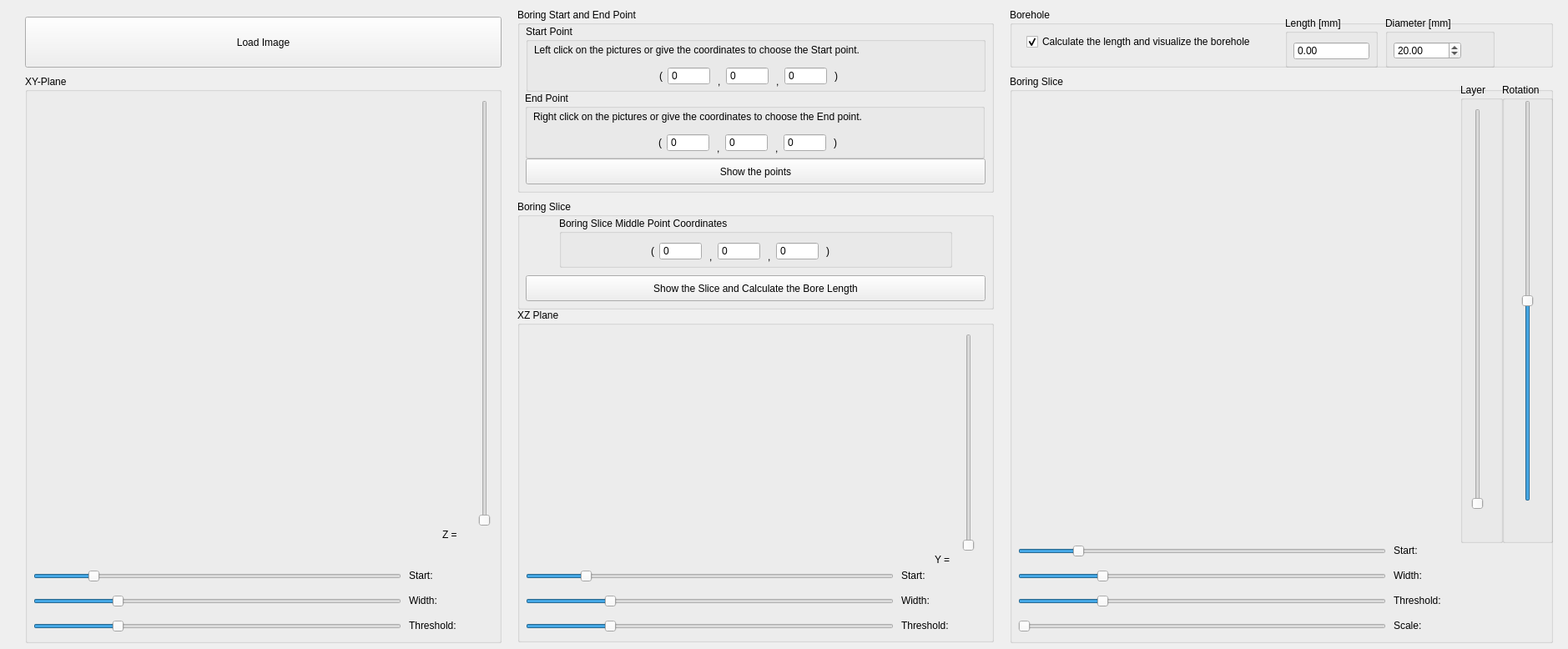
<?xml version="1.0" encoding="UTF-8"?>
<ui version="4.0">
 <class>ImageLoader</class>
 <widget class="QWidget" name="ImageLoader">
  <property name="geometry">
   <rect>
    <x>0</x>
    <y>0</y>
    <width>1879</width>
    <height>778</height>
   </rect>
  </property>
  <property name="sizePolicy">
   <sizepolicy hsizetype="Expanding" vsizetype="Expanding">
    <horstretch>0</horstretch>
    <verstretch>0</verstretch>
   </sizepolicy>
  </property>
  <property name="windowTitle">
   <string>Form</string>
  </property>
  <widget class="QPushButton" name="pushButton_load">
   <property name="geometry">
    <rect>
     <x>30</x>
     <y>20</y>
     <width>571</width>
     <height>61</height>
    </rect>
   </property>
   <property name="text">
    <string>Load Image</string>
   </property>
  </widget>
  <widget class="QLabel" name="label_xy_image">
   <property name="geometry">
    <rect>
     <x>40</x>
     <y>120</y>
     <width>512</width>
     <height>512</height>
    </rect>
   </property>
   <property name="text">
    <string/>
   </property>
  </widget>
  <widget class="QLabel" name="label_xz_image">
   <property name="geometry">
    <rect>
     <x>630</x>
     <y>400</y>
     <width>512</width>
     <height>256</height>
    </rect>
   </property>
   <property name="text">
    <string/>
   </property>
  </widget>
  <widget class="QLabel" name="label_slice_image">
   <property name="geometry">
    <rect>
     <x>1230</x>
     <y>120</y>
     <width>512</width>
     <height>512</height>
    </rect>
   </property>
   <property name="text">
    <string/>
   </property>
  </widget>
  <widget class="QGroupBox" name="groupBox">
   <property name="geometry">
    <rect>
     <x>30</x>
     <y>90</y>
     <width>571</width>
     <height>681</height>
    </rect>
   </property>
   <property name="title">
    <string>XY-Plane</string>
   </property>
   <widget class="QSlider" name="slider_xy_start">
    <property name="geometry">
     <rect>
      <x>10</x>
      <y>590</y>
      <width>441</width>
      <height>22</height>
     </rect>
    </property>
    <property name="minimum">
     <number>-1024</number>
    </property>
    <property name="maximum">
     <number>3071</number>
    </property>
    <property name="singleStep">
     <number>1</number>
    </property>
    <property name="value">
     <number>-400</number>
    </property>
    <property name="orientation">
     <enum>Qt::Horizontal</enum>
    </property>
   </widget>
   <widget class="QSlider" name="slider_xy_width">
    <property name="geometry">
     <rect>
      <x>10</x>
      <y>620</y>
      <width>441</width>
      <height>21</height>
     </rect>
    </property>
    <property name="minimum">
     <number>1</number>
    </property>
    <property name="maximum">
     <number>4095</number>
    </property>
    <property name="value">
     <number>900</number>
    </property>
    <property name="orientation">
     <enum>Qt::Horizontal</enum>
    </property>
   </widget>
   <widget class="QSlider" name="slider_xy_threshold">
    <property name="geometry">
     <rect>
      <x>10</x>
      <y>650</y>
      <width>441</width>
      <height>21</height>
     </rect>
    </property>
    <property name="minimum">
     <number>1</number>
    </property>
    <property name="maximum">
     <number>4095</number>
    </property>
    <property name="value">
     <number>900</number>
    </property>
    <property name="orientation">
     <enum>Qt::Horizontal</enum>
    </property>
   </widget>
   <widget class="QLabel" name="label_xy_threshold">
    <property name="geometry">
     <rect>
      <x>460</x>
      <y>650</y>
      <width>111</width>
      <height>20</height>
     </rect>
    </property>
    <property name="text">
     <string>Threshold:</string>
    </property>
   </widget>
   <widget class="QLabel" name="label_xy_width">
    <property name="geometry">
     <rect>
      <x>460</x>
      <y>620</y>
      <width>111</width>
      <height>20</height>
     </rect>
    </property>
    <property name="text">
     <string>Width:</string>
    </property>
   </widget>
   <widget class="QLabel" name="label_xy_start">
    <property name="geometry">
     <rect>
      <x>460</x>
      <y>590</y>
      <width>111</width>
      <height>20</height>
     </rect>
    </property>
    <property name="text">
     <string>Start:</string>
    </property>
   </widget>
   <widget class="QLabel" name="label_xy_currentLayer">
    <property name="geometry">
     <rect>
      <x>500</x>
      <y>540</y>
      <width>71</width>
      <height>21</height>
     </rect>
    </property>
    <property name="text">
     <string>Z =</string>
    </property>
   </widget>
   <widget class="QSlider" name="slider_xy_currentLayer">
    <property name="geometry">
     <rect>
      <x>540</x>
      <y>30</y>
      <width>22</width>
      <height>511</height>
     </rect>
    </property>
    <property name="maximum">
     <number>255</number>
    </property>
    <property name="orientation">
     <enum>Qt::Vertical</enum>
    </property>
   </widget>
  </widget>
  <widget class="QGroupBox" name="groupBox_2">
   <property name="geometry">
    <rect>
     <x>620</x>
     <y>370</y>
     <width>571</width>
     <height>400</height>
    </rect>
   </property>
   <property name="title">
    <string>XZ Plane</string>
   </property>
   <widget class="QSlider" name="slider_xz_currentLayer">
    <property name="geometry">
     <rect>
      <x>530</x>
      <y>30</y>
      <width>22</width>
      <height>261</height>
     </rect>
    </property>
    <property name="maximum">
     <number>511</number>
    </property>
    <property name="orientation">
     <enum>Qt::Vertical</enum>
    </property>
   </widget>
   <widget class="QLabel" name="label_xz_currentLayer">
    <property name="geometry">
     <rect>
      <x>500</x>
      <y>290</y>
      <width>71</width>
      <height>21</height>
     </rect>
    </property>
    <property name="text">
     <string>Y =</string>
    </property>
   </widget>
   <widget class="QLabel" name="label_xz_start">
    <property name="geometry">
     <rect>
      <x>460</x>
      <y>310</y>
      <width>111</width>
      <height>20</height>
     </rect>
    </property>
    <property name="text">
     <string>Start:</string>
    </property>
   </widget>
   <widget class="QLabel" name="label_xz_width">
    <property name="geometry">
     <rect>
      <x>460</x>
      <y>340</y>
      <width>111</width>
      <height>20</height>
     </rect>
    </property>
    <property name="text">
     <string>Width:</string>
    </property>
   </widget>
   <widget class="QLabel" name="label_xz_threshold">
    <property name="geometry">
     <rect>
      <x>460</x>
      <y>370</y>
      <width>111</width>
      <height>20</height>
     </rect>
    </property>
    <property name="text">
     <string>Threshold:</string>
    </property>
   </widget>
   <widget class="QSlider" name="slider_xz_threshold">
    <property name="geometry">
     <rect>
      <x>10</x>
      <y>370</y>
      <width>441</width>
      <height>21</height>
     </rect>
    </property>
    <property name="minimum">
     <number>1</number>
    </property>
    <property name="maximum">
     <number>4095</number>
    </property>
    <property name="value">
     <number>900</number>
    </property>
    <property name="orientation">
     <enum>Qt::Horizontal</enum>
    </property>
   </widget>
   <widget class="QSlider" name="slider_xz_start">
    <property name="geometry">
     <rect>
      <x>10</x>
      <y>310</y>
      <width>441</width>
      <height>22</height>
     </rect>
    </property>
    <property name="minimum">
     <number>-1024</number>
    </property>
    <property name="maximum">
     <number>3071</number>
    </property>
    <property name="singleStep">
     <number>1</number>
    </property>
    <property name="value">
     <number>-400</number>
    </property>
    <property name="orientation">
     <enum>Qt::Horizontal</enum>
    </property>
   </widget>
   <widget class="QSlider" name="slider_xz_width">
    <property name="geometry">
     <rect>
      <x>10</x>
      <y>340</y>
      <width>441</width>
      <height>21</height>
     </rect>
    </property>
    <property name="minimum">
     <number>1</number>
    </property>
    <property name="maximum">
     <number>4095</number>
    </property>
    <property name="value">
     <number>900</number>
    </property>
    <property name="orientation">
     <enum>Qt::Horizontal</enum>
    </property>
   </widget>
  </widget>
  <widget class="QGroupBox" name="groupBox_3">
   <property name="geometry">
    <rect>
     <x>1210</x>
     <y>90</y>
     <width>651</width>
     <height>681</height>
    </rect>
   </property>
   <property name="title">
    <string>Boring Slice</string>
   </property>
   <widget class="QSlider" name="slider_slice_threshold">
    <property name="geometry">
     <rect>
      <x>10</x>
      <y>620</y>
      <width>441</width>
      <height>21</height>
     </rect>
    </property>
    <property name="minimum">
     <number>1</number>
    </property>
    <property name="maximum">
     <number>4095</number>
    </property>
    <property name="value">
     <number>900</number>
    </property>
    <property name="orientation">
     <enum>Qt::Horizontal</enum>
    </property>
   </widget>
   <widget class="QLabel" name="label_slice_width">
    <property name="geometry">
     <rect>
      <x>460</x>
      <y>590</y>
      <width>111</width>
      <height>20</height>
     </rect>
    </property>
    <property name="text">
     <string>Width:</string>
    </property>
   </widget>
   <widget class="QSlider" name="slider_slice_start">
    <property name="geometry">
     <rect>
      <x>10</x>
      <y>560</y>
      <width>441</width>
      <height>22</height>
     </rect>
    </property>
    <property name="minimum">
     <number>-1024</number>
    </property>
    <property name="maximum">
     <number>3071</number>
    </property>
    <property name="singleStep">
     <number>1</number>
    </property>
    <property name="value">
     <number>-400</number>
    </property>
    <property name="orientation">
     <enum>Qt::Horizontal</enum>
    </property>
   </widget>
   <widget class="QSlider" name="slider_slice_width">
    <property name="geometry">
     <rect>
      <x>10</x>
      <y>590</y>
      <width>441</width>
      <height>21</height>
     </rect>
    </property>
    <property name="minimum">
     <number>1</number>
    </property>
    <property name="maximum">
     <number>4095</number>
    </property>
    <property name="value">
     <number>900</number>
    </property>
    <property name="orientation">
     <enum>Qt::Horizontal</enum>
    </property>
   </widget>
   <widget class="QLabel" name="label_slice_start">
    <property name="geometry">
     <rect>
      <x>460</x>
      <y>560</y>
      <width>111</width>
      <height>20</height>
     </rect>
    </property>
    <property name="text">
     <string>Start:</string>
    </property>
   </widget>
   <widget class="QLabel" name="label_slice_threshold">
    <property name="geometry">
     <rect>
      <x>460</x>
      <y>620</y>
      <width>111</width>
      <height>20</height>
     </rect>
    </property>
    <property name="text">
     <string>Threshold:</string>
    </property>
   </widget>
   <widget class="QSlider" name="slider_slice_scale">
    <property name="geometry">
     <rect>
      <x>10</x>
      <y>650</y>
      <width>441</width>
      <height>21</height>
     </rect>
    </property>
    <property name="minimum">
     <number>1</number>
    </property>
    <property name="maximum">
     <number>10</number>
    </property>
    <property name="singleStep">
     <number>1</number>
    </property>
    <property name="value">
     <number>1</number>
    </property>
    <property name="orientation">
     <enum>Qt::Horizontal</enum>
    </property>
   </widget>
   <widget class="QLabel" name="label_slice_scale">
    <property name="geometry">
     <rect>
      <x>460</x>
      <y>650</y>
      <width>111</width>
      <height>20</height>
     </rect>
    </property>
    <property name="text">
     <string>Scale:</string>
    </property>
   </widget>
   <widget class="QGroupBox" name="groupBox_15">
    <property name="geometry">
     <rect>
      <x>590</x>
      <y>10</y>
      <width>61</width>
      <height>551</height>
     </rect>
    </property>
    <property name="title">
     <string>Rotation</string>
    </property>
    <widget class="QLabel" name="label_slice_rotationAngel">
     <property name="geometry">
      <rect>
       <x>10</x>
       <y>520</y>
       <width>41</width>
       <height>21</height>
      </rect>
     </property>
     <property name="text">
      <string/>
     </property>
    </widget>
    <widget class="QSlider" name="slider_slice_rotGrade">
     <property name="geometry">
      <rect>
       <x>20</x>
       <y>20</y>
       <width>22</width>
       <height>481</height>
      </rect>
     </property>
     <property name="minimum">
      <number>-180</number>
     </property>
     <property name="maximum">
      <number>180</number>
     </property>
     <property name="orientation">
      <enum>Qt::Vertical</enum>
     </property>
    </widget>
   </widget>
   <widget class="QGroupBox" name="groupBox_14">
    <property name="geometry">
     <rect>
      <x>540</x>
      <y>10</y>
      <width>51</width>
      <height>551</height>
     </rect>
    </property>
    <property name="title">
     <string>Layer</string>
    </property>
    <widget class="QLabel" name="label_slice_currentLayer">
     <property name="geometry">
      <rect>
       <x>0</x>
       <y>520</y>
       <width>41</width>
       <height>21</height>
      </rect>
     </property>
     <property name="text">
      <string/>
     </property>
    </widget>
    <widget class="QSlider" name="slider_slice_currentLayer">
     <property name="geometry">
      <rect>
       <x>10</x>
       <y>30</y>
       <width>22</width>
       <height>481</height>
      </rect>
     </property>
     <property name="maximum">
      <number>100</number>
     </property>
     <property name="orientation">
      <enum>Qt::Vertical</enum>
     </property>
    </widget>
   </widget>
  </widget>
  <widget class="QGroupBox" name="groupBox_4">
   <property name="geometry">
    <rect>
     <x>620</x>
     <y>10</y>
     <width>571</width>
     <height>221</height>
    </rect>
   </property>
   <property name="title">
    <string>Boring Start and End Point</string>
   </property>
   <widget class="QGroupBox" name="groupBox_5">
    <property name="geometry">
     <rect>
      <x>10</x>
      <y>20</y>
      <width>551</width>
      <height>80</height>
     </rect>
    </property>
    <property name="title">
     <string>Start Point</string>
    </property>
    <widget class="QLabel" name="label_point1Coordinate_2">
     <property name="geometry">
      <rect>
       <x>10</x>
       <y>20</y>
       <width>541</width>
       <height>20</height>
      </rect>
     </property>
     <property name="text">
      <string>Left click on the pictures or give the coordinates to choose the Start point.</string>
     </property>
     <property name="textFormat">
      <enum>Qt::RichText</enum>
     </property>
    </widget>
    <widget class="QLabel" name="label">
     <property name="geometry">
      <rect>
       <x>230</x>
       <y>60</y>
       <width>16</width>
       <height>16</height>
      </rect>
     </property>
     <property name="text">
      <string>,</string>
     </property>
    </widget>
    <widget class="QLabel" name="label_2">
     <property name="geometry">
      <rect>
       <x>300</x>
       <y>60</y>
       <width>16</width>
       <height>16</height>
      </rect>
     </property>
     <property name="text">
      <string>,</string>
     </property>
    </widget>
    <widget class="QLabel" name="label_3">
     <property name="geometry">
      <rect>
       <x>160</x>
       <y>50</y>
       <width>20</width>
       <height>21</height>
      </rect>
     </property>
     <property name="text">
      <string>(</string>
     </property>
    </widget>
    <widget class="QLabel" name="label_4">
     <property name="geometry">
      <rect>
       <x>370</x>
       <y>50</y>
       <width>16</width>
       <height>21</height>
      </rect>
     </property>
     <property name="text">
      <string>)</string>
     </property>
    </widget>
    <widget class="QSpinBox" name="lineEdit_P1_X">
     <property name="geometry">
      <rect>
       <x>170</x>
       <y>50</y>
       <width>51</width>
       <height>22</height>
      </rect>
     </property>
     <property name="buttonSymbols">
      <enum>QAbstractSpinBox::NoButtons</enum>
     </property>
     <property name="maximum">
      <number>512</number>
     </property>
    </widget>
    <widget class="QSpinBox" name="lineEdit_P1_Y">
     <property name="geometry">
      <rect>
       <x>240</x>
       <y>50</y>
       <width>51</width>
       <height>22</height>
      </rect>
     </property>
     <property name="frame">
      <bool>true</bool>
     </property>
     <property name="buttonSymbols">
      <enum>QAbstractSpinBox::NoButtons</enum>
     </property>
     <property name="keyboardTracking">
      <bool>true</bool>
     </property>
     <property name="maximum">
      <number>512</number>
     </property>
    </widget>
    <widget class="QSpinBox" name="lineEdit_P1_Z">
     <property name="geometry">
      <rect>
       <x>310</x>
       <y>50</y>
       <width>51</width>
       <height>22</height>
      </rect>
     </property>
     <property name="frame">
      <bool>true</bool>
     </property>
     <property name="buttonSymbols">
      <enum>QAbstractSpinBox::NoButtons</enum>
     </property>
     <property name="keyboardTracking">
      <bool>true</bool>
     </property>
     <property name="maximum">
      <number>256</number>
     </property>
    </widget>
   </widget>
   <widget class="QGroupBox" name="groupBox_6">
    <property name="geometry">
     <rect>
      <x>9</x>
      <y>100</y>
      <width>551</width>
      <height>80</height>
     </rect>
    </property>
    <property name="title">
     <string>End Point</string>
    </property>
    <widget class="QLabel" name="label_point1Coordinate_3">
     <property name="geometry">
      <rect>
       <x>10</x>
       <y>20</y>
       <width>541</width>
       <height>20</height>
      </rect>
     </property>
     <property name="text">
      <string>Right click on the pictures or give the coordinates to choose the End point.</string>
     </property>
     <property name="textFormat">
      <enum>Qt::RichText</enum>
     </property>
    </widget>
    <widget class="QLabel" name="label_8">
     <property name="geometry">
      <rect>
       <x>370</x>
       <y>50</y>
       <width>16</width>
       <height>21</height>
      </rect>
     </property>
     <property name="text">
      <string>)</string>
     </property>
    </widget>
    <widget class="QSpinBox" name="lineEdit_P2_Y">
     <property name="geometry">
      <rect>
       <x>240</x>
       <y>50</y>
       <width>51</width>
       <height>22</height>
      </rect>
     </property>
     <property name="frame">
      <bool>true</bool>
     </property>
     <property name="buttonSymbols">
      <enum>QAbstractSpinBox::NoButtons</enum>
     </property>
     <property name="keyboardTracking">
      <bool>true</bool>
     </property>
     <property name="maximum">
      <number>512</number>
     </property>
    </widget>
    <widget class="QLabel" name="label_5">
     <property name="geometry">
      <rect>
       <x>300</x>
       <y>60</y>
       <width>16</width>
       <height>16</height>
      </rect>
     </property>
     <property name="text">
      <string>,</string>
     </property>
    </widget>
    <widget class="QLabel" name="label_7">
     <property name="geometry">
      <rect>
       <x>160</x>
       <y>50</y>
       <width>20</width>
       <height>21</height>
      </rect>
     </property>
     <property name="text">
      <string>(</string>
     </property>
    </widget>
    <widget class="QSpinBox" name="lineEdit_P2_X">
     <property name="geometry">
      <rect>
       <x>170</x>
       <y>50</y>
       <width>51</width>
       <height>22</height>
      </rect>
     </property>
     <property name="buttonSymbols">
      <enum>QAbstractSpinBox::NoButtons</enum>
     </property>
     <property name="maximum">
      <number>512</number>
     </property>
    </widget>
    <widget class="QLabel" name="label_6">
     <property name="geometry">
      <rect>
       <x>230</x>
       <y>60</y>
       <width>16</width>
       <height>16</height>
      </rect>
     </property>
     <property name="text">
      <string>,</string>
     </property>
    </widget>
    <widget class="QSpinBox" name="lineEdit_P2_Z">
     <property name="geometry">
      <rect>
       <x>310</x>
       <y>50</y>
       <width>51</width>
       <height>22</height>
      </rect>
     </property>
     <property name="frame">
      <bool>true</bool>
     </property>
     <property name="buttonSymbols">
      <enum>QAbstractSpinBox::NoButtons</enum>
     </property>
     <property name="keyboardTracking">
      <bool>true</bool>
     </property>
     <property name="maximum">
      <number>256</number>
     </property>
    </widget>
   </widget>
   <widget class="QPushButton" name="pushButton_drawPoints">
    <property name="geometry">
     <rect>
      <x>10</x>
      <y>180</y>
      <width>551</width>
      <height>31</height>
     </rect>
    </property>
    <property name="text">
     <string>Show the points</string>
    </property>
   </widget>
  </widget>
  <widget class="QGroupBox" name="groupBox_7">
   <property name="geometry">
    <rect>
     <x>1210</x>
     <y>10</y>
     <width>651</width>
     <height>71</height>
    </rect>
   </property>
   <property name="title">
    <string>Borehole</string>
   </property>
   <widget class="QGroupBox" name="groupBox_10">
    <property name="geometry">
     <rect>
      <x>450</x>
      <y>10</y>
      <width>131</width>
      <height>61</height>
     </rect>
    </property>
    <property name="title">
     <string>Diameter [mm] </string>
    </property>
    <widget class="QDoubleSpinBox" name="doubleSpinBox_boring_Diam">
     <property name="geometry">
      <rect>
       <x>10</x>
       <y>30</y>
       <width>81</width>
       <height>21</height>
      </rect>
     </property>
     <property name="singleStep">
      <double>0.100000000000000</double>
     </property>
     <property name="value">
      <double>20.000000000000000</double>
     </property>
    </widget>
   </widget>
   <widget class="QGroupBox" name="groupBox_11">
    <property name="geometry">
     <rect>
      <x>330</x>
      <y>10</y>
      <width>111</width>
      <height>61</height>
     </rect>
    </property>
    <property name="title">
     <string>Length [mm]</string>
    </property>
    <widget class="QDoubleSpinBox" name="lineEdit_boringlength">
     <property name="geometry">
      <rect>
       <x>10</x>
       <y>30</y>
       <width>91</width>
       <height>22</height>
      </rect>
     </property>
     <property name="readOnly">
      <bool>true</bool>
     </property>
     <property name="buttonSymbols">
      <enum>QAbstractSpinBox::NoButtons</enum>
     </property>
     <property name="maximum">
      <double>10000.000000000000000</double>
     </property>
    </widget>
   </widget>
   <widget class="QCheckBox" name="checkBox_showBoring">
    <property name="geometry">
     <rect>
      <x>20</x>
      <y>30</y>
      <width>301</width>
      <height>20</height>
     </rect>
    </property>
    <property name="text">
     <string>Calculate the length and visualize the borehole</string>
    </property>
    <property name="checked">
     <bool>true</bool>
    </property>
   </widget>
   <zorder>groupBox_11</zorder>
   <zorder>groupBox_10</zorder>
   <zorder>checkBox_showBoring</zorder>
  </widget>
  <widget class="QGroupBox" name="groupBox_12">
   <property name="geometry">
    <rect>
     <x>620</x>
     <y>240</y>
     <width>571</width>
     <height>131</height>
    </rect>
   </property>
   <property name="title">
    <string>Boring Slice</string>
   </property>
   <widget class="QPushButton" name="pushButton_showSlice">
    <property name="geometry">
     <rect>
      <x>10</x>
      <y>90</y>
      <width>551</width>
      <height>31</height>
     </rect>
    </property>
    <property name="text">
     <string>Show the Slice and Calculate the Bore Length</string>
    </property>
   </widget>
   <widget class="QGroupBox" name="groupBox_13">
    <property name="geometry">
     <rect>
      <x>50</x>
      <y>20</y>
      <width>471</width>
      <height>61</height>
     </rect>
    </property>
    <property name="title">
     <string>Boring Slice Middle Point Coordinates</string>
    </property>
    <widget class="QLabel" name="label_17">
     <property name="geometry">
      <rect>
       <x>320</x>
       <y>30</y>
       <width>16</width>
       <height>21</height>
      </rect>
     </property>
     <property name="text">
      <string>)</string>
     </property>
    </widget>
    <widget class="QLabel" name="label_19">
     <property name="geometry">
      <rect>
       <x>110</x>
       <y>30</y>
       <width>20</width>
       <height>21</height>
      </rect>
     </property>
     <property name="text">
      <string>(</string>
     </property>
    </widget>
    <widget class="QSpinBox" name="lineEdit_Slicer_Z">
     <property name="geometry">
      <rect>
       <x>260</x>
       <y>30</y>
       <width>51</width>
       <height>22</height>
      </rect>
     </property>
     <property name="frame">
      <bool>true</bool>
     </property>
     <property name="readOnly">
      <bool>true</bool>
     </property>
     <property name="buttonSymbols">
      <enum>QAbstractSpinBox::NoButtons</enum>
     </property>
     <property name="keyboardTracking">
      <bool>true</bool>
     </property>
     <property name="maximum">
      <number>256</number>
     </property>
    </widget>
    <widget class="QLabel" name="label_20">
     <property name="geometry">
      <rect>
       <x>180</x>
       <y>40</y>
       <width>16</width>
       <height>16</height>
      </rect>
     </property>
     <property name="text">
      <string>,</string>
     </property>
    </widget>
    <widget class="QLabel" name="label_18">
     <property name="geometry">
      <rect>
       <x>250</x>
       <y>40</y>
       <width>16</width>
       <height>16</height>
      </rect>
     </property>
     <property name="text">
      <string>,</string>
     </property>
    </widget>
    <widget class="QSpinBox" name="lineEdit_Slicer_X">
     <property name="geometry">
      <rect>
       <x>120</x>
       <y>30</y>
       <width>51</width>
       <height>22</height>
      </rect>
     </property>
     <property name="readOnly">
      <bool>true</bool>
     </property>
     <property name="buttonSymbols">
      <enum>QAbstractSpinBox::NoButtons</enum>
     </property>
     <property name="maximum">
      <number>512</number>
     </property>
    </widget>
    <widget class="QSpinBox" name="lineEdit_Slicer_Y">
     <property name="geometry">
      <rect>
       <x>190</x>
       <y>30</y>
       <width>51</width>
       <height>22</height>
      </rect>
     </property>
     <property name="frame">
      <bool>true</bool>
     </property>
     <property name="readOnly">
      <bool>true</bool>
     </property>
     <property name="buttonSymbols">
      <enum>QAbstractSpinBox::NoButtons</enum>
     </property>
     <property name="keyboardTracking">
      <bool>true</bool>
     </property>
     <property name="maximum">
      <number>512</number>
     </property>
    </widget>
   </widget>
  </widget>
  <zorder>groupBox_3</zorder>
  <zorder>groupBox_2</zorder>
  <zorder>groupBox</zorder>
  <zorder>pushButton_load</zorder>
  <zorder>label_xy_image</zorder>
  <zorder>label_xz_image</zorder>
  <zorder>groupBox_4</zorder>
  <zorder>groupBox_7</zorder>
  <zorder>label_slice_image</zorder>
  <zorder>groupBox_12</zorder>
 </widget>
 <resources/>
 <connections/>
</ui>
